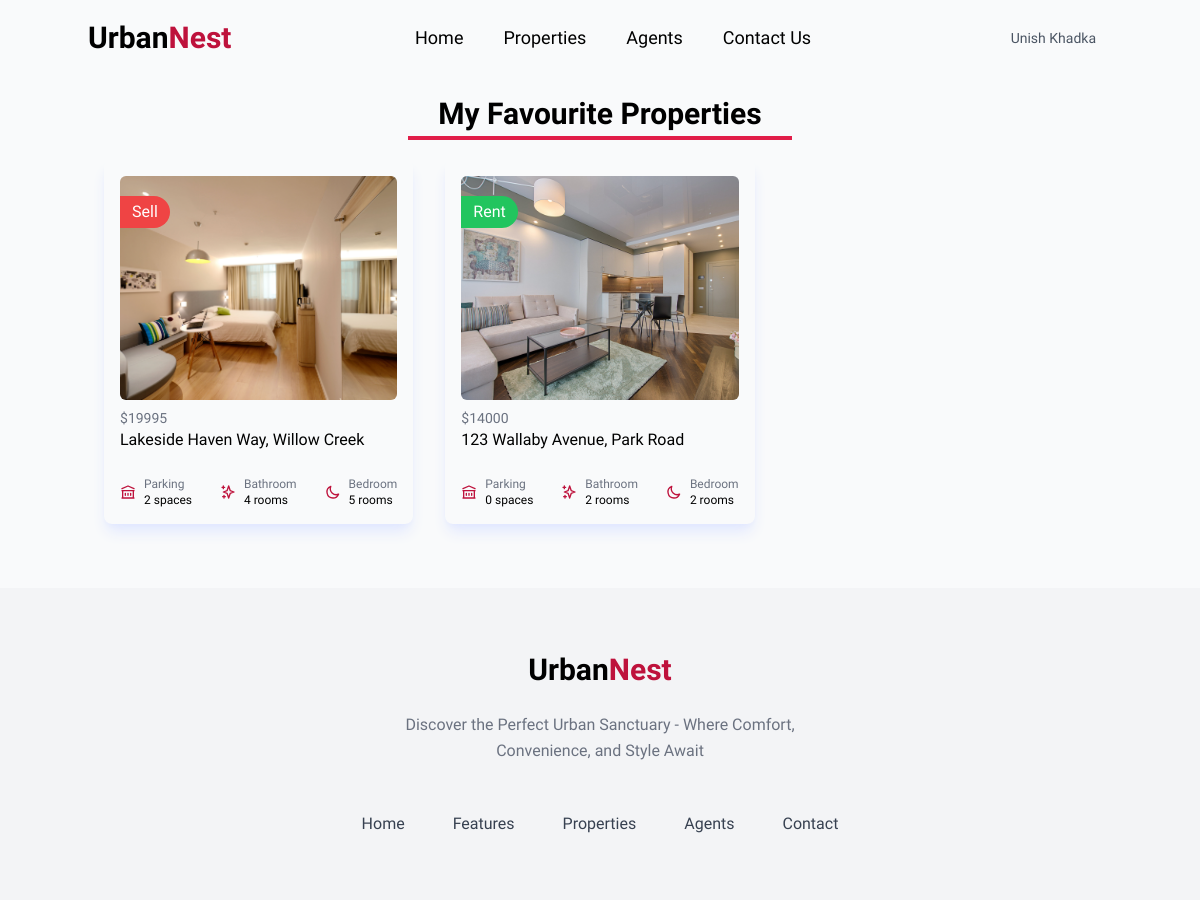
The page /favourites/ (signed in) on the database its author committed.
### users/models.py (models this page shows, shortened)
class CustomUser(AbstractBaseUser, PermissionsMixin):
    id = models.CharField(
        _("ID"), primary_key=True, max_length=22, default=shortuuid.uuid, editable=False
    )
    email = models.EmailField(_("Email Address"), unique=True)
    full_name = models.CharField(_("Full Name"), max_length=100)
    phone = models.CharField(_("Phone Number"), max_length=15, null=True, blank=True)
    profile_image = models.ImageField(
        _("Profile Image"),
        upload_to="profile/",
        default="profile/default.png",
        null=True,
        blank=True,
    )
    is_active = models.BooleanField(_("Is Active"), default=True)
    is_staff = models.BooleanField(_("Is Staff"), default=False)
    is_agent = models.BooleanField(_("Is Agent"), default=False)
    date_joined = models.DateTimeField(_("Date Joined"), default=timezone.now)
    objects = CustomUserManager()
    USERNAME_FIELD = "email"
    REQUIRED_FIELDS = ["full_name"]
    class Meta:
        verbose_name = _("User")
        verbose_name_plural = _("Users")
        ordering = ["-date_joined"]

### spacenest/models.py (models this page shows, shortened)
class Property(models.Model):
    PROVINCE_CHOICES = [
        ("koshi", _("Koshi Province")),
        ("madhesh", _("Madhesh Province")),
        ("bagmati", _("Bagmati Province")),
        ("gandaki", _("Gandaki Province")),
        ("lumbini", _("Lumbini Province")),
        ("karnali", _("Karnali Province")),
        ("sudurpashchim", _("Sudurpashchim Province")),
    ]
    LISTING_TYPE_CHOICES = [
        ("sell", _("Sell")),
        ("rent", _("Rent")),
    ]
    id = models.CharField(
        _("ID"), primary_key=True, max_length=22, default=shortuuid.uuid, editable=False
    )
    name = models.CharField(_("Property Name"), max_length=200)
    location = models.CharField(_("Location"), max_length=200)
    province = models.CharField(_("Province"), max_length=200, choices=PROVINCE_CHOICES)
    listing_type = models.CharField(
        _("Listing Type"), max_length=20, choices=LISTING_TYPE_CHOICES
    )
    description = models.TextField(null=True, blank=True)
    price = models.PositiveIntegerField(_("Price"))
    property_image = models.ImageField(
        _("Property Image"),
        upload_to="property/",
        default="property/default.jpg",
        null=True,
        blank=True,
    )
    owner = models.ForeignKey(User, on_delete=models.CASCADE, verbose_name=_("Owner"))
    parking = models.PositiveIntegerField(_("Parking Space"), default=0)
    bathroom = models.PositiveIntegerField(_("Bathroom"), default=0)
    bedroom = models.PositiveIntegerField(_("Bedroom"), default=0)
    class Meta:
        verbose_name_plural = "Properties"

### spacenest/views.py (the view)
# urls.py: path("favourites/", favourites, name="favourites"),
def favourites(request):
    properties = Property.objects.select_related("owner").filter(
        favourite__user=request.user
    )
    context = {"properties": properties}
    return render(request, "spacenest/favourites.html", context)

### spacenest/context_processors.py (called while the page is built)
def inbox(request):
    mails = None
    if request.user.is_authenticated:
        try:
            mails = Mailbox.objects.filter(receiver=request.user)
            return {"mails": mails}
        except Mailbox.DoesNotExist:
            return {"mails": 0}
    return {"mails": mails}

### spacenest/templates/spacenest/favourites.html (shortened to what this page needs)
{% extends "main.html" %} {% block content %} {% load static %}
<section class="container mx-auto mt-5 mb-16">
    <div class="flex flex-col items-center m-5 space-y-1">
        <h1 class="text-center text-3xl font-semibold">My Favourite Properties</h1>
        <p class="h-1 w-96 bg-rose-600"></span>
      </div>
  <div class="grid lg:grid-cols-3 gap-8 px-4 my-5">
    {% for property in properties %}
    <div class="block rounded-lg p-4 shadow-lg shadow-indigo-100 overflow-hidden relative">
      <span class="px-3 absolute mt-5 text-white rounded-r-full py-1 {% if property.listing_type == 'sell' %}bg-red-500{% else %}bg-green-500{% endif %} capitalize">{{property.listing_type}}</span>
      <a href="{% url 'property' property.id %}">
      <img alt="" src="{{property.property_image.url}}" class="h-56 w-full rounded-md object-cover" />
      </a>
      <div class="mt-2">
        <dl>
          <div class="flex items-center justify-between">
            <dd class="text-sm text-gray-500">${{property.price}}</dd>
          </div>
          <div>
            <a href="{% url 'property' property.id %}">
            <dd class="font-medium">{{property.name}}</dd>
            </a>
          </div>
        </dl>
        <div class="mt-6 flex items-center justify-between text-xs">
          <div class="sm:inline-flex sm:shrink-0 sm:items-center sm:gap-2">
            <svg class="size-4 text-rose-700" xmlns="http://www.w3.org/2000/svg" fill="none" viewBox="0 0 24 24"
              stroke="currentColor">
              <path stroke-linecap="round" stroke-linejoin="round" stroke-width="2"
                d="M8 14v3m4-3v3m4-3v3M3 21h18M3 10h18M3 7l9-4 9 4M4 10h16v11H4V10z" />
            </svg>
            <div class="mt-1.5 sm:mt-0">
              <p class="text-gray-500">Parking</p>
              <p class="font-medium">{{property.parking}} spaces</p>
            </div>
          </div>
          <div class="sm:inline-flex sm:shrink-0 sm:items-center sm:gap-2">
            <svg class="size-4 text-rose-700" xmlns="http://www.w3.org/2000/svg" fill="none" viewBox="0 0 24 24"
              stroke="currentColor">
              <path stroke-linecap="round" stroke-linejoin="round" stroke-width="2"
                d="M5 3v4M3 5h4M6 17v4m-2-2h4m5-16l2.286 6.857L21 12l-5.714 2.143L13 21l-2.286-6.857L5 12l5.714-2.143L13 3z" />
            </svg>
            <div class="mt-1.5 sm:mt-0">
              <p class="text-gray-500">Bathroom</p>
              <p class="font-medium">{{property.bathroom}} rooms</p>
            </div>
          </div>
          <div class="sm:inline-flex sm:shrink-0 sm:items-center sm:gap-2">
            <svg class="size-4 text-rose-700" xmlns="http://www.w3.org/2000/svg" fill="none" viewBox="0 0 24 24"
              stroke="currentColor">
              <path stroke-linecap="round" stroke-linejoin="round" stroke-width="2"
                d="M20.354 15.354A9 9 0 018.646 3.646 9.003 9.003 0 0012 21a9.003 9.003 0 008.354-5.646z" />
            </svg>
            <div class="mt-1.5 sm:mt-0">
              <p class="text-gray-500">Bedroom</p>
              <p class="font-medium">{{property.bedroom}} rooms</p>
            </div>
          </div>
        </div>
      </div>
    </div>
    {% endfor %}
  </div>
</section>
{% endblock content %}

### templates/navbar.html (shortened to what this page needs)
<nav class="container mx-auto flex items-center justify-between py-5">
  <div class="text-3xl font-bold cursor-pointer"><a href="{% url 'index' %}">Urban<span class="text-rose-700 ">Nest</span></a></div>
  <div>
    <ul class="flex items-center text-lg gap-10 hidden lg:flex">
      <li>
        <a href="{% url 'index' %}" class="cursor-pointer">Home</a>
      </li>
      <li><a href="{% url 'properties' %}" class="cursor-pointer">Properties</a></li>
      <li><a href="{% url 'agents' %}" class="cursor-pointer">Agents</a></li>
      <li><a href="{% url 'contact' %}" class="cursor-pointer">Contact Us</a></li>
    </ul>
  </div>
  <div class="flex items-center gap-10">
    {% if request.user.is_authenticated %}
    <div class="relative">
        <p
        id="dropdown-toggle"
          class="px-4 py-2 text-sm/none text-gray-600 hover:bg-gray-50 hover:text-gray-700 cursor-pointer"
        >
          {{request.user.full_name}}
    </p>
    </div>
    {% endif %}
  </div>
</nav>

### rows shown on the page
CustomUser: user.full_name "Unish Khadka"
Property: listing_type "Sell", property_image (picture), price "19995", name "Lakeside Haven Way, Willow Creek", parking "2", bathroom "4", bedroom "5"
Property: listing_type "Rent", property_image (picture), price "14000", name "123 Wallaby Avenue, Park Road", parking "0", bathroom "2", bedroom "2"
